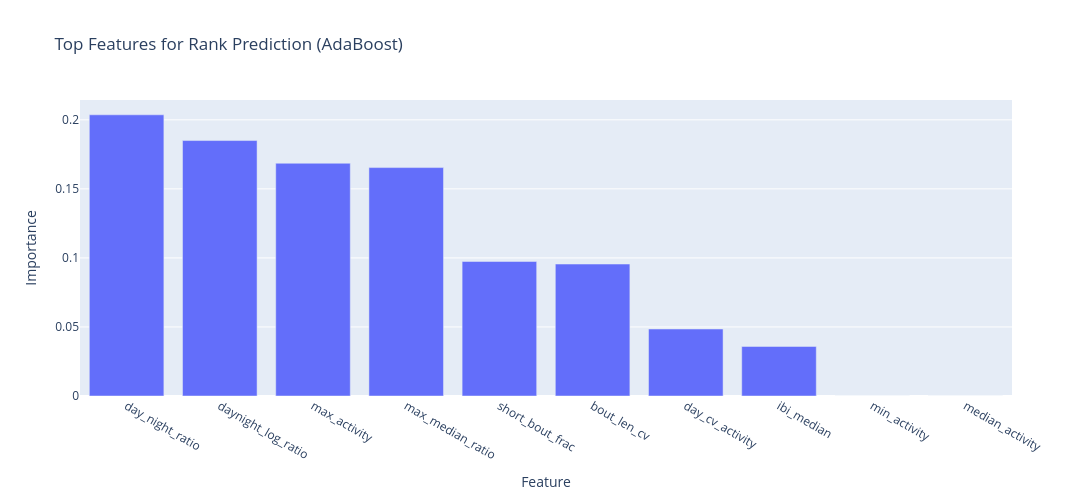

Here is the notebook cell this chart was saved with:
### Code cell
output_path = "./test_results_2026/feature_importance_adaboost.html"
ada_model, ada_mae, all_features, fig_ada = train_adaboost(all_features, feature_cols, X_scaled, output_path=output_path)

### Figure 1 — Plotly figure (JSON) as saved in the notebook; plotly's stock layout.template omitted (floating-point values rounded to 4 significant figures)
{"data": [{"type": "bar", "x": ["day_night_ratio", "daynight_log_ratio", "max_activity", "max_median_ratio", "short_bout_frac", "bout_len_cv", "day_cv_activity", "ibi_median", "min_activity", "median_activity"], "y": [0.2036, 0.185, 0.1685, 0.1654, 0.09742, 0.09556, 0.04852, 0.0359, 0.0, 0.0]}], "layout": {"height": 500, "title": {"text": "Top Features for Rank Prediction (AdaBoost)"}, "width": 1200, "xaxis": {"title": {"text": "Feature"}}, "yaxis": {"title": {"text": "Importance"}}}}
